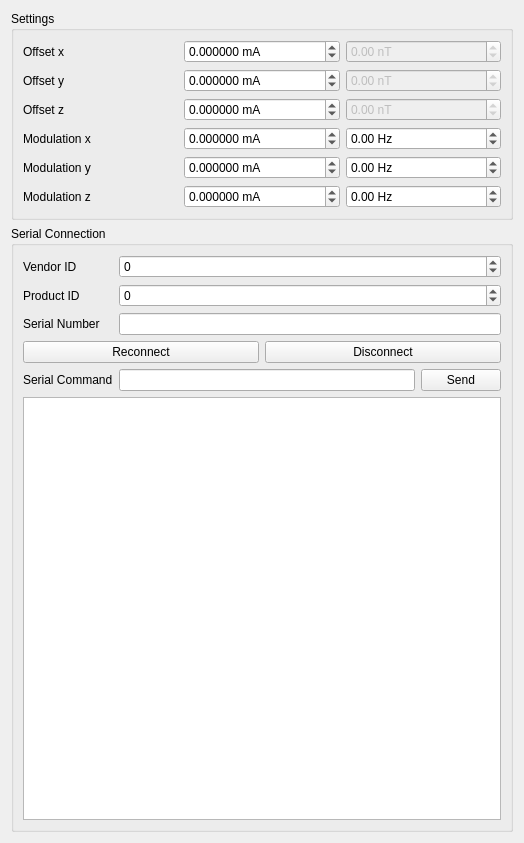
<?xml version="1.0" encoding="UTF-8"?>
<ui version="4.0">
 <class>TwinleafCSB</class>
 <widget class="QWidget" name="TwinleafCSB">
  <property name="geometry">
   <rect>
    <x>0</x>
    <y>0</y>
    <width>524</width>
    <height>843</height>
   </rect>
  </property>
  <property name="windowTitle">
   <string>Form</string>
  </property>
  <layout class="QGridLayout" name="gridLayout">
   <item row="1" column="0">
    <widget class="QGroupBox" name="groupBox">
     <property name="title">
      <string>Serial Connection</string>
     </property>
     <layout class="QGridLayout" name="gridLayout_2">
      <item row="0" column="1" colspan="2">
       <widget class="QSpinBox" name="spinBox_vendorID">
        <property name="sizePolicy">
         <sizepolicy hsizetype="Expanding" vsizetype="Fixed">
          <horstretch>0</horstretch>
          <verstretch>0</verstretch>
         </sizepolicy>
        </property>
        <property name="focusPolicy">
         <enum>Qt::StrongFocus</enum>
        </property>
        <property name="minimum">
         <number>-1</number>
        </property>
        <property name="maximum">
         <number>65535</number>
        </property>
       </widget>
      </item>
      <item row="0" column="0">
       <widget class="QLabel" name="label">
        <property name="text">
         <string>Vendor ID</string>
        </property>
       </widget>
      </item>
      <item row="2" column="1" colspan="2">
       <widget class="QLineEdit" name="lineEdit_serialNumber"/>
      </item>
      <item row="1" column="0">
       <widget class="QLabel" name="label_2">
        <property name="text">
         <string>Product ID</string>
        </property>
       </widget>
      </item>
      <item row="4" column="1">
       <widget class="QLineEdit" name="lineEdit_serialCommand"/>
      </item>
      <item row="1" column="1" colspan="2">
       <widget class="QSpinBox" name="spinBox_productID">
        <property name="focusPolicy">
         <enum>Qt::StrongFocus</enum>
        </property>
        <property name="minimum">
         <number>-1</number>
        </property>
        <property name="maximum">
         <number>65535</number>
        </property>
       </widget>
      </item>
      <item row="4" column="2">
       <widget class="QPushButton" name="pushButton_send">
        <property name="text">
         <string>Send</string>
        </property>
       </widget>
      </item>
      <item row="4" column="0">
       <widget class="QLabel" name="label_4">
        <property name="text">
         <string>Serial Command</string>
        </property>
       </widget>
      </item>
      <item row="2" column="0">
       <widget class="QLabel" name="label_3">
        <property name="text">
         <string>Serial Number</string>
        </property>
       </widget>
      </item>
      <item row="3" column="0" colspan="3">
       <layout class="QHBoxLayout" name="horizontalLayout">
        <item>
         <widget class="QPushButton" name="pushButton_reconnect">
          <property name="text">
           <string>Reconnect</string>
          </property>
         </widget>
        </item>
        <item>
         <widget class="QPushButton" name="pushButton_disconnect">
          <property name="text">
           <string>Disconnect</string>
          </property>
         </widget>
        </item>
       </layout>
      </item>
      <item row="5" column="0" colspan="3">
       <widget class="QPlainTextEdit" name="plainTextEdit">
        <property name="readOnly">
         <bool>true</bool>
        </property>
       </widget>
      </item>
     </layout>
    </widget>
   </item>
   <item row="0" column="0">
    <widget class="QGroupBox" name="groupBox_2">
     <property name="title">
      <string>Settings</string>
     </property>
     <layout class="QGridLayout" name="gridLayout_3">
      <item row="0" column="2">
       <widget class="QDoubleSpinBox" name="doubleSpinBox_fieldX">
        <property name="enabled">
         <bool>false</bool>
        </property>
        <property name="focusPolicy">
         <enum>Qt::StrongFocus</enum>
        </property>
        <property name="suffix">
         <string> nT</string>
        </property>
        <property name="minimum">
         <double>-1000000.000000000000000</double>
        </property>
        <property name="maximum">
         <double>1000000.000000000000000</double>
        </property>
       </widget>
      </item>
      <item row="3" column="0">
       <widget class="QLabel" name="label_63">
        <property name="text">
         <string>Modulation x</string>
        </property>
       </widget>
      </item>
      <item row="3" column="2">
       <widget class="QDoubleSpinBox" name="doubleSpinBox_modFreX">
        <property name="focusPolicy">
         <enum>Qt::StrongFocus</enum>
        </property>
        <property name="suffix">
         <string> Hz</string>
        </property>
        <property name="minimum">
         <double>-10000.000000000000000</double>
        </property>
        <property name="maximum">
         <double>10000.000000000000000</double>
        </property>
       </widget>
      </item>
      <item row="4" column="2">
       <widget class="QDoubleSpinBox" name="doubleSpinBox_modFreY">
        <property name="focusPolicy">
         <enum>Qt::StrongFocus</enum>
        </property>
        <property name="suffix">
         <string> Hz</string>
        </property>
        <property name="minimum">
         <double>-10000.000000000000000</double>
        </property>
        <property name="maximum">
         <double>10000.000000000000000</double>
        </property>
       </widget>
      </item>
      <item row="5" column="0">
       <widget class="QLabel" name="label_62">
        <property name="text">
         <string>Modulation z</string>
        </property>
       </widget>
      </item>
      <item row="2" column="2">
       <widget class="QDoubleSpinBox" name="doubleSpinBox_fieldZ">
        <property name="enabled">
         <bool>false</bool>
        </property>
        <property name="focusPolicy">
         <enum>Qt::StrongFocus</enum>
        </property>
        <property name="suffix">
         <string> nT</string>
        </property>
        <property name="minimum">
         <double>-1000000.000000000000000</double>
        </property>
        <property name="maximum">
         <double>1000000.000000000000000</double>
        </property>
       </widget>
      </item>
      <item row="5" column="1">
       <widget class="QDoubleSpinBox" name="doubleSpinBox_modAmpZ">
        <property name="focusPolicy">
         <enum>Qt::StrongFocus</enum>
        </property>
        <property name="suffix">
         <string> mA</string>
        </property>
        <property name="decimals">
         <number>6</number>
        </property>
        <property name="minimum">
         <double>-50.000000000000000</double>
        </property>
        <property name="maximum">
         <double>50.000000000000000</double>
        </property>
        <property name="singleStep">
         <double>0.001000000000000</double>
        </property>
       </widget>
      </item>
      <item row="4" column="1">
       <widget class="QDoubleSpinBox" name="doubleSpinBox_modAmpY">
        <property name="focusPolicy">
         <enum>Qt::StrongFocus</enum>
        </property>
        <property name="suffix">
         <string> mA</string>
        </property>
        <property name="decimals">
         <number>6</number>
        </property>
        <property name="minimum">
         <double>-50.000000000000000</double>
        </property>
        <property name="maximum">
         <double>50.000000000000000</double>
        </property>
        <property name="singleStep">
         <double>0.001000000000000</double>
        </property>
       </widget>
      </item>
      <item row="2" column="1">
       <widget class="QDoubleSpinBox" name="doubleSpinBox_z">
        <property name="focusPolicy">
         <enum>Qt::StrongFocus</enum>
        </property>
        <property name="suffix">
         <string> mA</string>
        </property>
        <property name="decimals">
         <number>6</number>
        </property>
        <property name="minimum">
         <double>-50.000000000000000</double>
        </property>
        <property name="maximum">
         <double>50.000000000000000</double>
        </property>
        <property name="singleStep">
         <double>0.000100000000000</double>
        </property>
       </widget>
      </item>
      <item row="0" column="1">
       <widget class="QDoubleSpinBox" name="doubleSpinBox_x">
        <property name="focusPolicy">
         <enum>Qt::StrongFocus</enum>
        </property>
        <property name="suffix">
         <string> mA</string>
        </property>
        <property name="decimals">
         <number>6</number>
        </property>
        <property name="minimum">
         <double>-50.000000000000000</double>
        </property>
        <property name="maximum">
         <double>50.000000000000000</double>
        </property>
        <property name="singleStep">
         <double>0.000100000000000</double>
        </property>
       </widget>
      </item>
      <item row="1" column="0">
       <widget class="QLabel" name="label_60">
        <property name="text">
         <string>Offset y</string>
        </property>
       </widget>
      </item>
      <item row="5" column="2">
       <widget class="QDoubleSpinBox" name="doubleSpinBox_modFreZ">
        <property name="focusPolicy">
         <enum>Qt::StrongFocus</enum>
        </property>
        <property name="suffix">
         <string> Hz</string>
        </property>
        <property name="minimum">
         <double>-10000.000000000000000</double>
        </property>
        <property name="maximum">
         <double>10000.000000000000000</double>
        </property>
       </widget>
      </item>
      <item row="0" column="0">
       <widget class="QLabel" name="label_58">
        <property name="text">
         <string>Offset x</string>
        </property>
       </widget>
      </item>
      <item row="1" column="2">
       <widget class="QDoubleSpinBox" name="doubleSpinBox_fieldY">
        <property name="enabled">
         <bool>false</bool>
        </property>
        <property name="focusPolicy">
         <enum>Qt::StrongFocus</enum>
        </property>
        <property name="suffix">
         <string> nT</string>
        </property>
        <property name="minimum">
         <double>-1000000.000000000000000</double>
        </property>
        <property name="maximum">
         <double>1000000.000000000000000</double>
        </property>
       </widget>
      </item>
      <item row="4" column="0">
       <widget class="QLabel" name="label_64">
        <property name="text">
         <string>Modulation y</string>
        </property>
       </widget>
      </item>
      <item row="2" column="0">
       <widget class="QLabel" name="label_61">
        <property name="text">
         <string>Offset z</string>
        </property>
       </widget>
      </item>
      <item row="1" column="1">
       <widget class="QDoubleSpinBox" name="doubleSpinBox_y">
        <property name="focusPolicy">
         <enum>Qt::StrongFocus</enum>
        </property>
        <property name="suffix">
         <string> mA</string>
        </property>
        <property name="decimals">
         <number>6</number>
        </property>
        <property name="minimum">
         <double>-50.000000000000000</double>
        </property>
        <property name="maximum">
         <double>50.000000000000000</double>
        </property>
        <property name="singleStep">
         <double>0.000100000000000</double>
        </property>
       </widget>
      </item>
      <item row="3" column="1">
       <widget class="QDoubleSpinBox" name="doubleSpinBox_modAmpX">
        <property name="focusPolicy">
         <enum>Qt::StrongFocus</enum>
        </property>
        <property name="suffix">
         <string> mA</string>
        </property>
        <property name="decimals">
         <number>6</number>
        </property>
        <property name="minimum">
         <double>-50.000000000000000</double>
        </property>
        <property name="maximum">
         <double>50.000000000000000</double>
        </property>
        <property name="singleStep">
         <double>0.001000000000000</double>
        </property>
       </widget>
      </item>
     </layout>
    </widget>
   </item>
  </layout>
 </widget>
 <tabstops>
  <tabstop>doubleSpinBox_x</tabstop>
  <tabstop>doubleSpinBox_y</tabstop>
  <tabstop>doubleSpinBox_z</tabstop>
  <tabstop>doubleSpinBox_modAmpX</tabstop>
  <tabstop>doubleSpinBox_modAmpY</tabstop>
  <tabstop>doubleSpinBox_modAmpZ</tabstop>
  <tabstop>doubleSpinBox_modFreX</tabstop>
  <tabstop>doubleSpinBox_modFreY</tabstop>
  <tabstop>doubleSpinBox_modFreZ</tabstop>
  <tabstop>doubleSpinBox_fieldX</tabstop>
  <tabstop>doubleSpinBox_fieldY</tabstop>
  <tabstop>doubleSpinBox_fieldZ</tabstop>
  <tabstop>spinBox_vendorID</tabstop>
  <tabstop>spinBox_productID</tabstop>
  <tabstop>lineEdit_serialNumber</tabstop>
  <tabstop>pushButton_reconnect</tabstop>
  <tabstop>pushButton_disconnect</tabstop>
  <tabstop>lineEdit_serialCommand</tabstop>
  <tabstop>pushButton_send</tabstop>
  <tabstop>plainTextEdit</tabstop>
 </tabstops>
 <resources/>
 <connections/>
</ui>
